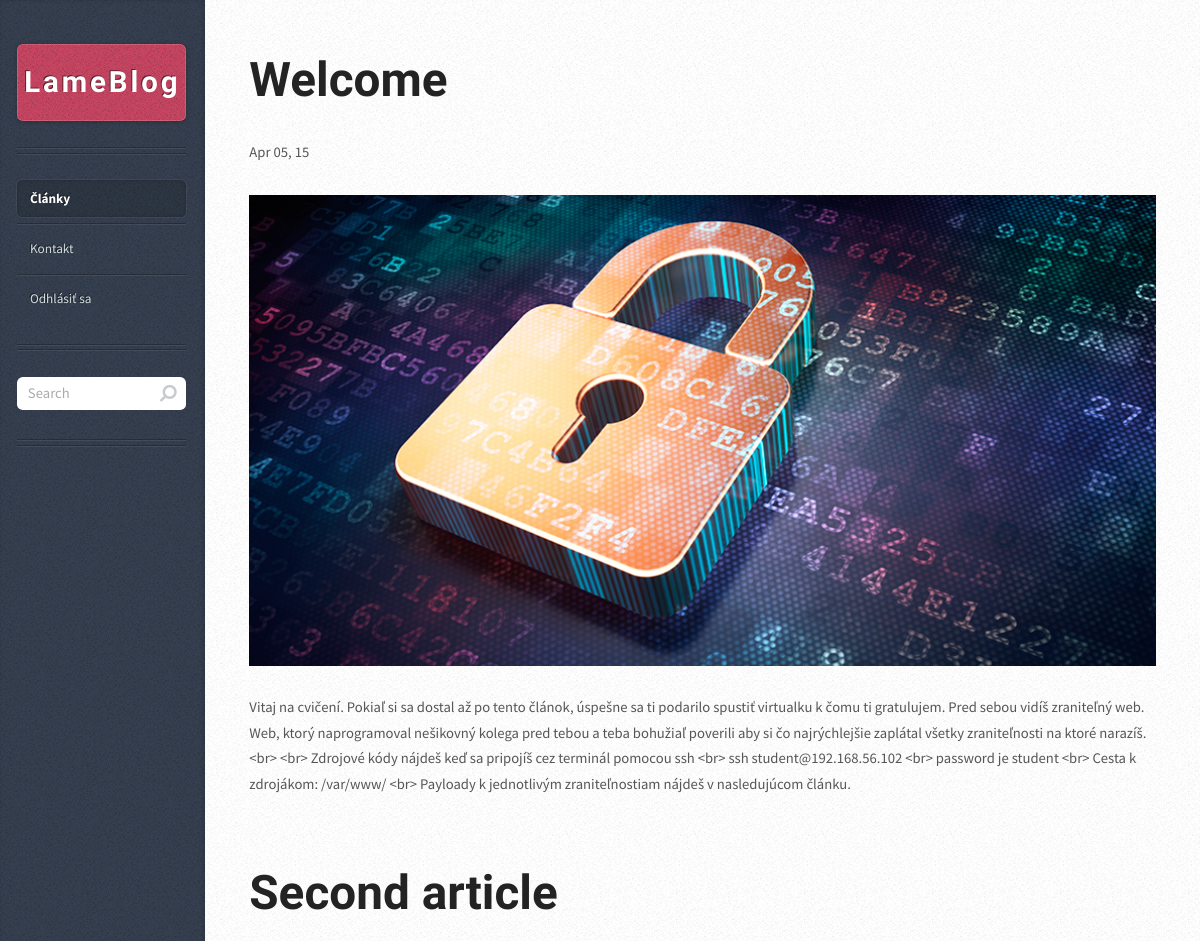
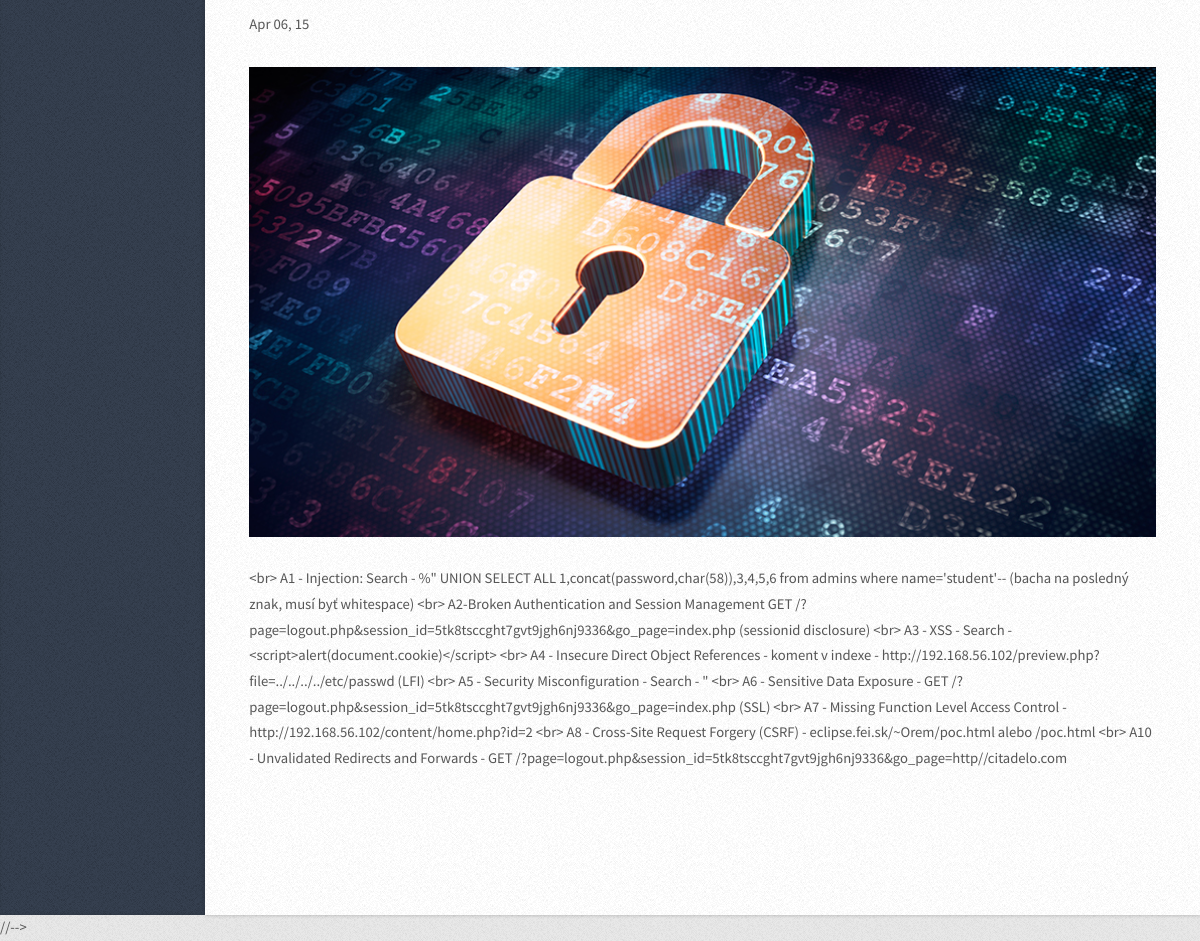
/www-solution/index.php (signed in), run on the app's committed database (2 pictures, top to bottom).
### tables this page shows
CREATE TABLE `articles` (
  `id` int(11) NOT NULL AUTO_INCREMENT,
  `title` varchar(512) NOT NULL,
  `content` text NOT NULL,
  `date` timestamp NOT NULL DEFAULT CURRENT_TIMESTAMP ON UPDATE CURRENT_TIMESTAMP,
  `author` int(11) NOT NULL,
  `status` int(11) NOT NULL DEFAULT '1',
  PRIMARY KEY (`id`)
);

### www-solution/content/home.php (the view, shortened to what this page needs)
<?php
include_once(__DIR__.DIRECTORY_SEPARATOR.'../include/db.php');
?>
<?php
function replace_n($str){
$order   = array('\n');
$replace = '<br>';
return $newstr = str_replace($order, $replace, $str);
}
function replace_br($str){
$order   = array("<br>");
$replace = '\n';
return $newstr = str_replace($order, $replace, $str);
}
if(@$_GET['id']<=0) {
    $articles = $db->query("SELECT * FROM articles WHERE status=1 ORDER BY id DESC");
    while ($article = $articles->fetch_array(MYSQL_ASSOC)) {
        echo '<article class="box post post-excerpt">
        <header>
            <h2><a href="./index.php?id='.$article['id'].'">' . $article['title'] . '</a></h2>
        </header>
        <div class="info">
            <span class="date"><span class="month">' . date("M", strtotime($article['date'])) . '</span> <span class="day">' . date("d", strtotime($article['date'])) . '</span><span class="year">, ' . date("y", strtotime($article['date'])) . '</span></span>
        </div>
        <a href="#" class="image featured"><img src="images/pic01.jpg" alt="" /></a>';
        $replaced_placeholder = replace_br($article['content']);
        $new = htmlspecialchars($replaced_placeholder,ENT_QUOTES);
	$replaced_n = replace_n($new);
        echo $replaced_n;
     echo '</article>';
    }
}
?>

### www-solution/index.php (shortened to what this page needs)
<?php
include_once('include/db.php');
function isLogin() {
    if(@$_SESSION['id'] > 0){
        return true;
    }else{
        return false;
    }
}
?>
<!DOCTYPE HTML>
<html>
	<head>
	</head>
	<body class="left-sidebar">
			<div id="wrapper">
					<div id="content">
						<div class="inner">
                            <?php
                            @$pages=$_GET["page"];
                            if (!isset($pages) || empty($pages)){
                                require("content/home.php");
                            }elseif (file_exists("content/$pages.php")) {
                                require("content/$pages.php");
                            }else{require ("content/error_page.php");}
                            ?>
						</div>
					</div>
					<div id="sidebar">
							<h1 id="logo"><a href="#">LameBlog</a></h1>
							<nav id="nav">
								<ul>
									<li class="current"><a href="./?page=">Články</a></li>
                                    <li><a href="./?page=kontakt.php">Kontakt</a></li>
                                    <?php
                                    if(isLogin()){
                                        echo '<li><a href="./?page=logout.php&session_id='.session_id().'&go_page=index.php">Odhlásiť sa</a></li>';
                                    }else{
                                        echo '<li><a href="./?page=login.php">Login</a></li>';
                                    }
                                    ?>
								</ul>
							</nav>
							<section class="box search">
								<form method="post" action="index.php?page=search.php">
									<input type="text" class="text" name="search" placeholder="Search" />
								</form>
							</section>
							<ul id="copyright">
							</ul>
					</div>
                //<?php
                ?>-->
			</div>
	</body>
</html>

### www-solution/css/style.css (style rules this page uses)
body { background-color: #e8e8e8; background-image: url('images/bg02.png'); }
body,input,textarea,select { font-family: 'Source Sans Pro', sans-serif; font-weight: 400; color: #565656; }
a { color: #c94663; }
h2,h3,h4,h5,h6 { font-family: 'Open Sans Condensed', sans-serif; font-weight: 700; color: #232323; }
h2 a, h4 a, h5 a, h6 a { text-decoration: none; color: inherit; }
p, ul, ol, dl, table { margin-bottom: 1em; }
form input[type="text"], form input[type="email"], form input[type="password"], form select, form textarea { display: block; border-radius: 0.4em; -webkit-appearance: none; border: solid 1px #ddd; padding: 0.5em 0.75em; width: 100%; line-height: 1.25em; }
header { margin: 0 0 2em 0; }
section, article { margin-bottom: 3em; }
section > :last-child, article > :last-child { margin-bottom: 0; }
section:last-child, article:last-child { margin-bottom: 0; }
.image { display: inline-block; }
.image img { display: block; width: 100%; }
.image.featured { display: block; width: 100%; margin: 0 0 2em 0; }
.box.post { position: relative; }
.box.search form { position: relative; }
.box.search form input { position: relative; padding-right: 34px; }
.box.search form:before { display:inline-block; font-family: FontAwesome; font-size: 18px; text-decoration: none; font-style: normal; font-weight: normal; -webkit-font-smoothing:antialiased; -moz-osx-font-smoothing:grayscale; content: '\f002'; filter:progid:DXImageTransform.Microsoft.BasicImage(rotation=0, mirror=1); -webkit-transform:scale(-1, 1); -moz-transform:scale(-1, 1); -ms-transform:scale(-1, 1); -o-transform:scale(-1, 1); transform:scale(-1, 1); position: absolute; right: 0.5em; top: 0.25em; z-index: 1; text-shadow: none; color: #c8ccce; }
#wrapper { position: relative; }
#nav ul { margin: 0; }
#nav li { border-top: solid 1px rgba(0,0,0,0.25); box-shadow: inset 0px 1px 0px 0px rgba(255,255,255,0.075); padding: 0.5em 0 0.5em 0; }
#nav li:first-child { border: 0; box-shadow: none; padding-top: 0; }
#nav li:last-child { padding-bottom: 0; }
#nav li a { display: block; padding: 0.4em 1em 0.4em 1em; text-decoration: none; border-radius: 0.4em; outline: 0; -moz-transition: background-color .25s ease-in-out, color .25s ease-in-out; -webkit-transition: background-color .25s ease-in-out, color .25s ease-in-out; -o-transition: background-color .25s ease-in-out, color .25s ease-in-out; -ms-transition: background-color .25s ease-in-out, color .25s ease-in-out; transition: background-color .25s ease-in-out, color .25s ease-in-out; }
#nav li.current a { background-color: #272E39 !important; background-color: rgba(0,0,0,0.15) !important; box-shadow: 0 0 0 1px rgba(255,255,255,0.05), inset 0 0 0.25em 0 rgba(0,0,0,0.25); font-weight: 700; color: #fff; }
#sidebar { color: #aaa; color: rgba(255,255,255,0.55); text-shadow: -1px -1px 0px rgba(0,0,0,0.5); }
#sidebar form input, #sidebar form select, #sidebar form textarea { border: 0; }
#sidebar section, #sidebar nav { position: relative; }
#sidebar section:before, #sidebar nav:before { content: ''; border-top: solid 1px; border-bottom: solid 1px; border-color: #171E29; border-color: rgba(0,0,0,0.25); box-shadow: inset 0px 1px 0px 0px rgba(255,255,255,0.075), 0px 1px 0px 0px rgba(255,255,255,0.075); display: block; }
#sidebar a { color: #d4dde0; }
#sidebar section, #sidebar nav { margin: 2em 0 0 0; font-size: 0.9em; }
#sidebar section:before, #sidebar nav:before { height: 0.5em; margin: 0 0 2em 0; }
#content { position: relative; background-color: #fff; background-image: url('images/bg02.png'); }
#content > .inner { position: relative; z-index: 1; }
#copyright:before { content: ''; border-top: solid 1px; border-bottom: solid 1px; border-color: #171E29; border-color: rgba(0,0,0,0.25); box-shadow: inset 0px 1px 0px 0px rgba(255,255,255,0.075), 0px 1px 0px 0px rgba(255,255,255,0.075); display: block; }

### www-solution/css/style-narrow.css (style rules this page uses)
body { min-width: 1000px; }
body,input,textarea,select { font-size: 11pt; }
.box.post h2 { font-size: 3.25em; line-height: 1.25em; }
.box.post header { padding: 1.5em 0 0 0; margin: 0 0 3em 0; }
.box.post .info { width: 100%; padding: 1em 0 0 0; position: relative; top: -2em; }
.box.post .info .date { display: inline; }
#content { padding: 2em 3em 6em 3em; }
body.left-sidebar #content { margin-left: 14em; }

### data on the page
articles: title "Welcome", date "Apr", date "05", date "15", content "Vitaj na cvičení. Pokiaľ si sa dostal až po tento článok, úspešne sa ti podarilo spustiť virtualku k čomu ti gratulujem. Pred sebou vidíš zraniteľný web. Web, ktorý naprogramoval nešikovný kolega pred tebou a teba bohužiaľ poverili aby si čo najrýchlejšie zaplátal všetky zraniteľnosti na ktoré narazíš. <br> <br> Zdrojové kódy nájdeš keď sa pripojíš cez terminál pomocou ssh <br> ssh student@192.168.56.102 <br> password je student <br> Cesta k zdrojákom: /var/www/ <br> Payloady k jednotlivým zraniteľnostiam nájdeš v nasledujúcom článku."
articles: title "Second article", date "Apr", date "06", date "15", content "<br> A1 - Injection: Search - %\" UNION SELECT ALL 1,concat(password,char(58)),3,4,5,6 from admins where name='student'-- (bacha na posledný znak, musí byť whitespace) <br> A2-Broken Authentication and Session Management GET /?page=logout.php&session_id=5tk8tsccght7gvt9jgh6nj9336&go_page=index.php (sessionid disclosure) <br> A3 - XSS - Search - <script>alert(document.cookie)</script> <br> A4 - Insecure Direct Object References - koment v indexe - http://192.168.56.102/preview.php?file=../../../../etc/passwd (LFI) <br> A5 - Security Misconfiguration - Search - \" <br> A6 - Sensitive Data Exposure - GET /?page=logout.php&session_id=5tk8tsccght7gvt9jgh6nj9336&go_page=index.php (SSL) <br> A7 -…"
